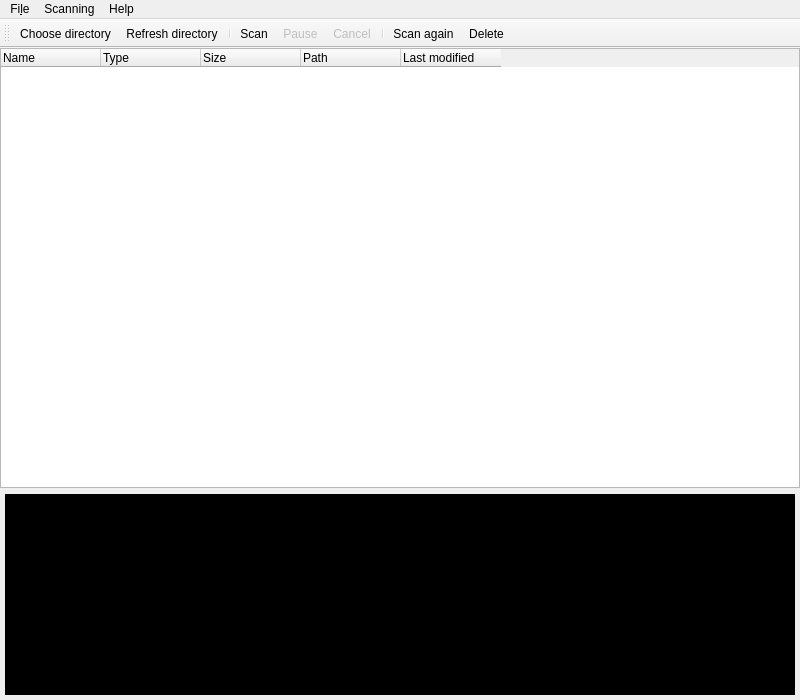
<?xml version="1.0" encoding="UTF-8"?>
<ui version="4.0">
 <class>MainWindow</class>
 <widget class="QMainWindow" name="MainWindow">
  <property name="geometry">
   <rect>
    <x>0</x>
    <y>0</y>
    <width>800</width>
    <height>700</height>
   </rect>
  </property>
  <property name="windowTitle">
   <string>MainWindow</string>
  </property>
  <widget class="QWidget" name="centralWidget">
   <layout class="QHBoxLayout" name="horizontalLayout">
    <property name="leftMargin">
     <number>0</number>
    </property>
    <property name="topMargin">
     <number>0</number>
    </property>
    <property name="rightMargin">
     <number>0</number>
    </property>
    <property name="bottomMargin">
     <number>0</number>
    </property>
    <item>
     <layout class="QVBoxLayout" name="verticalLayout_2">
      <item>
       <widget class="QTreeWidget" name="treeWidget">
        <property name="sizePolicy">
         <sizepolicy hsizetype="Expanding" vsizetype="Expanding">
          <horstretch>0</horstretch>
          <verstretch>0</verstretch>
         </sizepolicy>
        </property>
        <property name="minimumSize">
         <size>
          <width>798</width>
          <height>432</height>
         </size>
        </property>
        <attribute name="headerMinimumSectionSize">
         <number>100</number>
        </attribute>
        <attribute name="headerStretchLastSection">
         <bool>false</bool>
        </attribute>
        <column>
         <property name="text">
          <string>Name</string>
         </property>
        </column>
        <column>
         <property name="text">
          <string>Type</string>
         </property>
        </column>
        <column>
         <property name="text">
          <string>Size</string>
         </property>
        </column>
        <column>
         <property name="text">
          <string>Path</string>
         </property>
        </column>
        <column>
         <property name="text">
          <string>Last modified</string>
         </property>
        </column>
       </widget>
      </item>
      <item>
       <widget class="QLabel" name="label">
        <property name="sizePolicy">
         <sizepolicy hsizetype="Preferred" vsizetype="Fixed">
          <horstretch>0</horstretch>
          <verstretch>0</verstretch>
         </sizepolicy>
        </property>
        <property name="minimumSize">
         <size>
          <width>798</width>
          <height>206</height>
         </size>
        </property>
        <property name="autoFillBackground">
         <bool>false</bool>
        </property>
        <property name="styleSheet">
         <string notr="true">QLabel { background-color : black; color: white; margin: 0px 5px 5px 5px;}</string>
        </property>
        <property name="text">
         <string/>
        </property>
        <property name="scaledContents">
         <bool>false</bool>
        </property>
        <property name="alignment">
         <set>Qt::AlignBottom|Qt::AlignLeading|Qt::AlignLeft</set>
        </property>
        <property name="wordWrap">
         <bool>true</bool>
        </property>
        <property name="margin">
         <number>5</number>
        </property>
        <property name="indent">
         <number>0</number>
        </property>
       </widget>
      </item>
     </layout>
    </item>
   </layout>
  </widget>
  <widget class="QMenuBar" name="menuBar">
   <property name="geometry">
    <rect>
     <x>0</x>
     <y>0</y>
     <width>800</width>
     <height>22</height>
    </rect>
   </property>
   <widget class="QMenu" name="menuFile">
    <property name="title">
     <string>Fi&amp;le</string>
    </property>
    <addaction name="actionChoose"/>
    <addaction name="actionRefresh"/>
    <addaction name="actionCollision"/>
    <addaction name="actionExit"/>
   </widget>
   <widget class="QMenu" name="menuHelp">
    <property name="title">
     <string>Help</string>
    </property>
    <addaction name="actionAbout"/>
   </widget>
   <widget class="QMenu" name="menuScanning">
    <property name="title">
     <string>Scanning</string>
    </property>
    <addaction name="actionScan"/>
    <addaction name="actionPause"/>
    <addaction name="actionCancel"/>
   </widget>
   <addaction name="menuFile"/>
   <addaction name="menuScanning"/>
   <addaction name="menuHelp"/>
  </widget>
  <widget class="QToolBar" name="toolBar">
   <property name="windowTitle">
    <string>toolBar</string>
   </property>
   <attribute name="toolBarArea">
    <enum>TopToolBarArea</enum>
   </attribute>
   <attribute name="toolBarBreak">
    <bool>false</bool>
   </attribute>
   <addaction name="actionChoose"/>
   <addaction name="actionRefresh"/>
   <addaction name="separator"/>
   <addaction name="actionScan"/>
   <addaction name="actionPause"/>
   <addaction name="actionCancel"/>
   <addaction name="separator"/>
   <addaction name="actionAgain"/>
   <addaction name="actionDelete"/>
  </widget>
  <action name="actionChoose">
   <property name="text">
    <string>&amp;Choose directory...</string>
   </property>
   <property name="toolTip">
    <string>Choose</string>
   </property>
   <property name="visible">
    <bool>true</bool>
   </property>
  </action>
  <action name="actionExit">
   <property name="text">
    <string>&amp;Exit</string>
   </property>
  </action>
  <action name="actionAbout">
   <property name="text">
    <string>&amp;About</string>
   </property>
  </action>
  <action name="actionScan">
   <property name="checkable">
    <bool>false</bool>
   </property>
   <property name="text">
    <string>&amp;Scan</string>
   </property>
   <property name="toolTip">
    <string>Scan</string>
   </property>
  </action>
  <action name="actionPause">
   <property name="enabled">
    <bool>false</bool>
   </property>
   <property name="text">
    <string>&amp;Pause</string>
   </property>
   <property name="toolTip">
    <string>Pause</string>
   </property>
  </action>
  <action name="actionCancel">
   <property name="enabled">
    <bool>false</bool>
   </property>
   <property name="text">
    <string>&amp;Cancel</string>
   </property>
  </action>
  <action name="actionRefresh">
   <property name="text">
    <string>&amp;Refresh directory</string>
   </property>
   <property name="toolTip">
    <string>Refresh</string>
   </property>
  </action>
  <action name="actionAgain">
   <property name="text">
    <string>&amp;Scan again</string>
   </property>
   <property name="toolTip">
    <string>Scan again</string>
   </property>
   <property name="visible">
    <bool>false</bool>
   </property>
  </action>
  <action name="actionDelete">
   <property name="text">
    <string>&amp;Delete</string>
   </property>
   <property name="toolTip">
    <string>Delete</string>
   </property>
   <property name="visible">
    <bool>false</bool>
   </property>
  </action>
  <action name="actionCollision">
   <property name="text">
    <string>Collision mode</string>
   </property>
   <property name="toolTip">
    <string>Collision mode on</string>
   </property>
  </action>
 </widget>
 <layoutdefault spacing="6" margin="11"/>
 <resources/>
 <connections/>
</ui>
